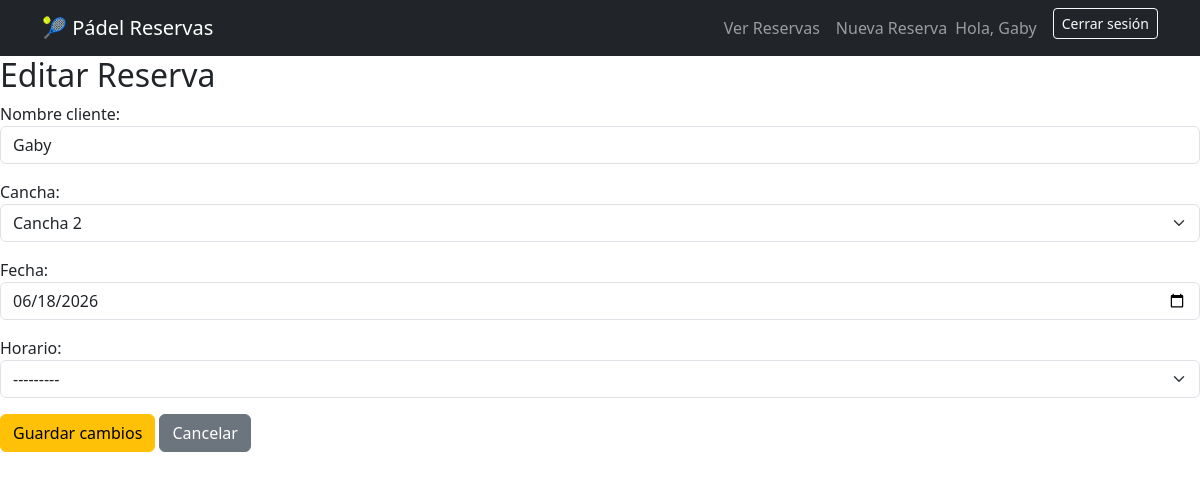
Page /editar/16/ (signed in) on the committed database.
### reservas/models.py (models this page shows, shortened)
class Reserva(models.Model):
    nombre_cliente = models.CharField(max_length=100)
    cancha = models.ForeignKey(Cancha, on_delete=models.CASCADE)
    fecha = models.DateField()
    horario = models.CharField(max_length=5, choices=HORARIOS)
    usuario = models.ForeignKey(User, on_delete=models.CASCADE)

### reservas/views.py (the view)
# urls.py: path('editar/<int:id>/', editar_reserva, name='editar_reserva'),
def editar_reserva(request, id):
    reserva = get_object_or_404(
        Reserva,
        id=id,
        usuario=request.user
    )
    if request.method == 'POST':
        form = ReservaForm(
            request.POST,
            instance=reserva
            )
        if form.is_valid():
            form.save()
            messages.success(
                request,
                'Reserva actualizada correctamente.'
            )
            return redirect('lista_reservas')
    else:
        form = ReservaForm(instance=reserva)
    return render(
        request,
        'reservas/editar_reserva.html',
        {'form':form}
    )

### reservas/forms.py (shortened to what this page needs)
class ReservaForm(forms.ModelForm):
    class Meta:
        model = Reserva
        fields = ['nombre_cliente', 'cancha', 'fecha', 'horario']
        widgets = {
            'nombre_cliente': forms.TextInput(attrs= {'class':'form-control'}),
            'cancha': forms.Select(attrs= {'class':'form-select'}),
            'fecha': forms.DateInput(attrs= {'class':'form-control','type':'date'}),
            'horario': forms.Select(attrs= {'class':'form-select'})
            }

### reservas/models.py (called while the page is built)
    def __str__(self):
        return self.nombre

### reservas/templates/reservas/editar_reserva.html (shortened to what this page needs)
{% extends 'reservas/base.html' %}
{% block content %}
<h2>Editar Reserva</h2>
<form method="post">
    {{ form.as_p }}
    <button type="submit" class="btn btn-warning">
        Guardar cambios
    </button>
    <a href="{% url 'lista_reservas' %}" class="btn btn-secondary">
        Cancelar
    </a>
</form>
{% endblock %}

### reservas/templates/reservas/base.html (shortened to what this page needs)
<!DOCTYPE html>
<html>
<head>
    <link
        href="https://cdn.jsdelivr.net/npm/bootstrap@5.3.3/dist/css/bootstrap.min.css"
        rel="stylesheet"
    >
</head>
<body>
   <nav class="navbar navbar-expand-lg navbar-dark bg-dark">
    <div class="container">
        <a class="navbar-brand" href="{% url 'inicio'%}">
            🎾 Pádel Reservas
        </a>
        <div class="navbar-nav">
            <a class="nav-link" href="{% url 'lista_reservas' %}">
                Ver Reservas
            </a>
            <a class="nav-link" href="{% url 'crear_reserva' %}">
                Nueva Reserva
            </a>
        {% if user.is_authenticated %}
    <span class="navbar-text me-3">
        Hola, {{ user.username }}
    </span>
    <form
        method="post"
        action="{% url 'logout' %}"
    >
        <button
            type="submit"
            class="btn btn-outline-light btn-sm"
        >
            Cerrar sesión
        </button>
    </form>
{% endif %}
        </div>
    </div>
</nav>
{% block content %}
{% endblock %}
</body>
</html>

### rows in the picture
Reserva: nombre_cliente "Gaby", cancha "Cancha 2", fecha "06/18/2026", horario "---------"

### other values in the picture
{{ user.username }} "Gaby"
